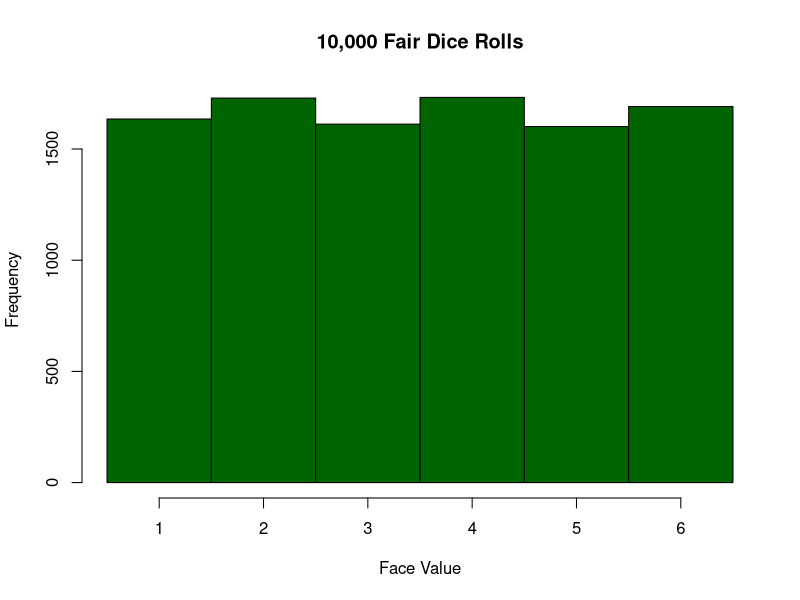
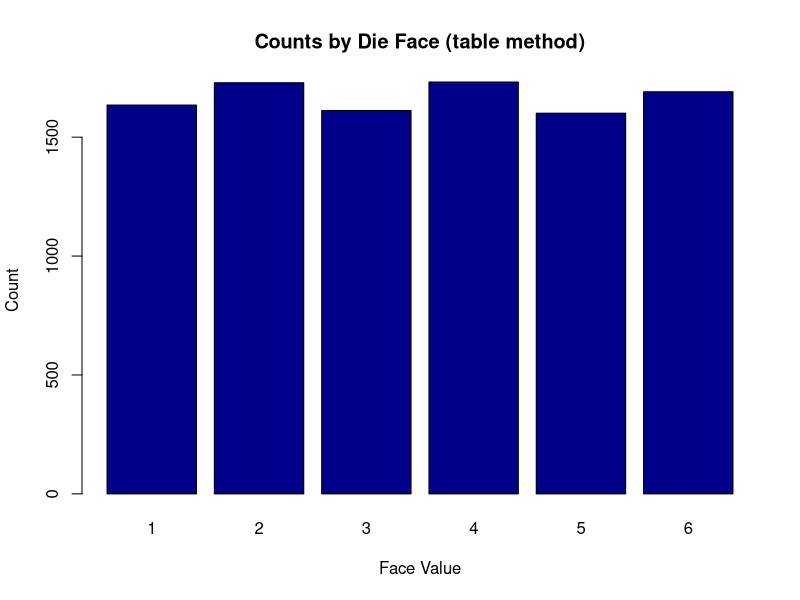
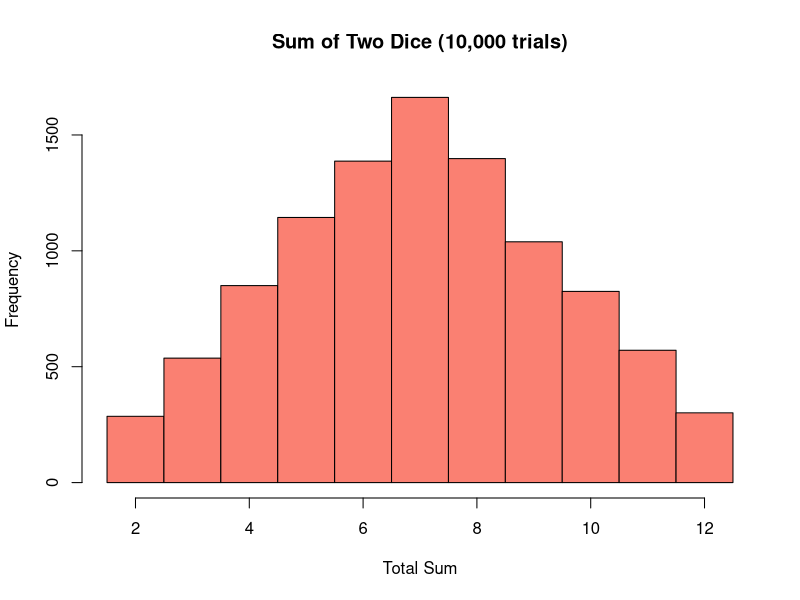
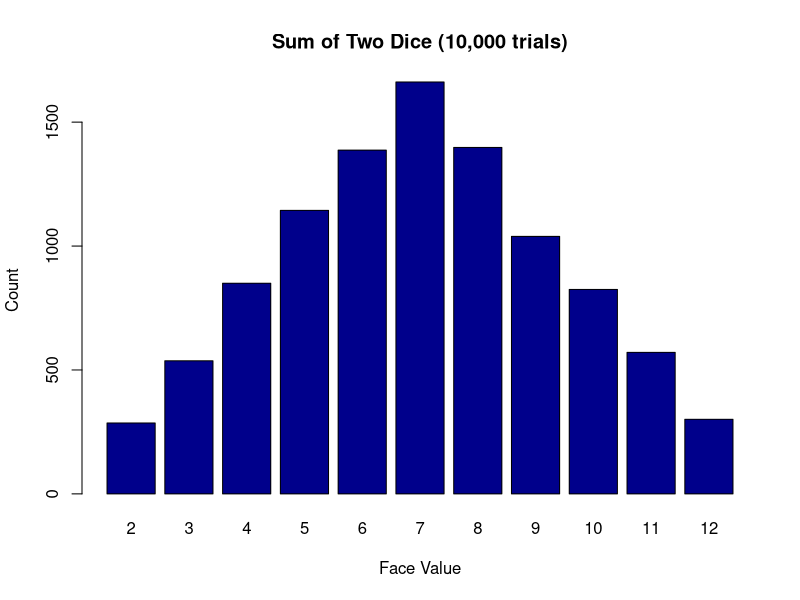
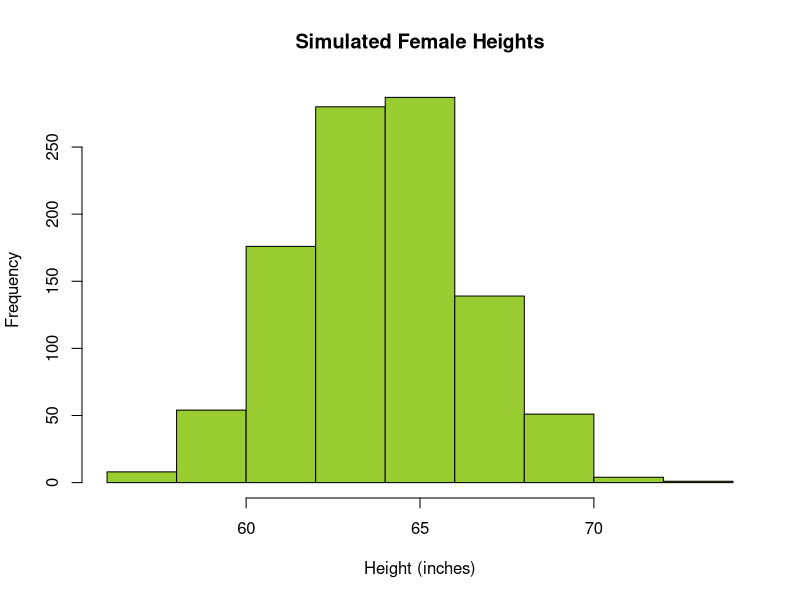
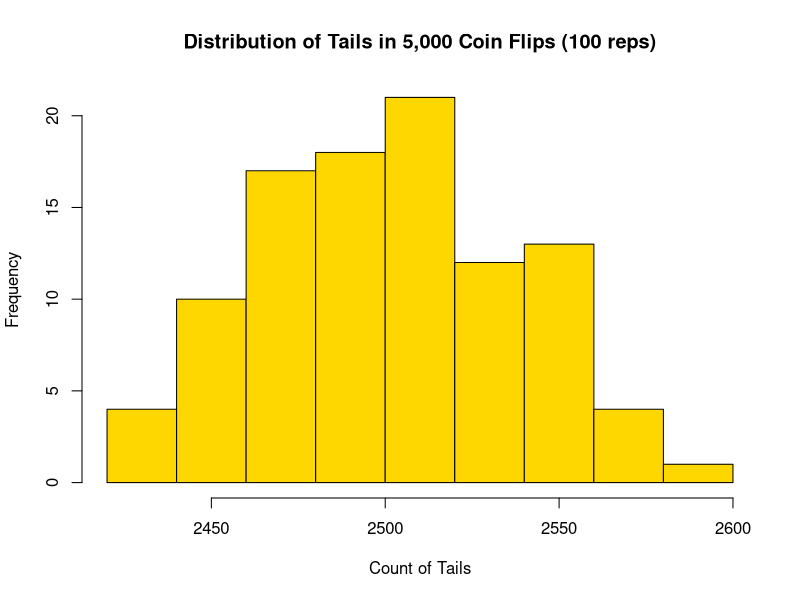
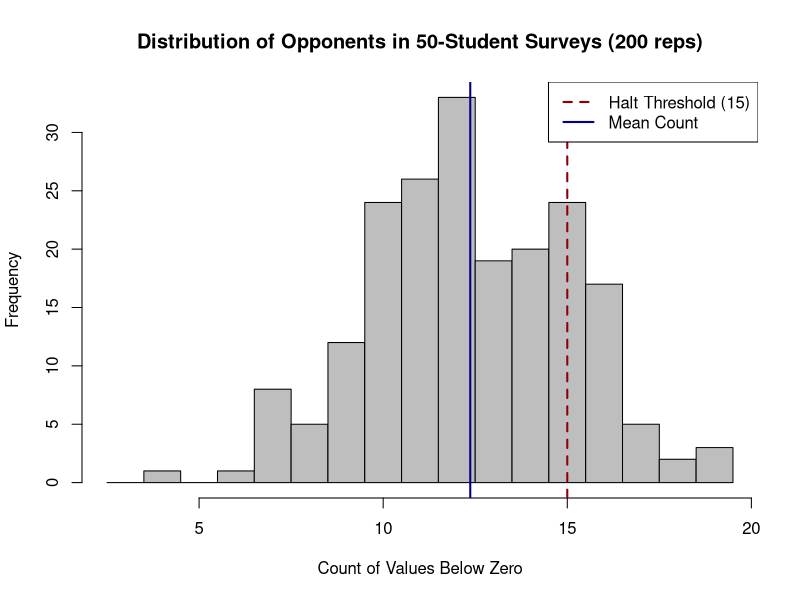
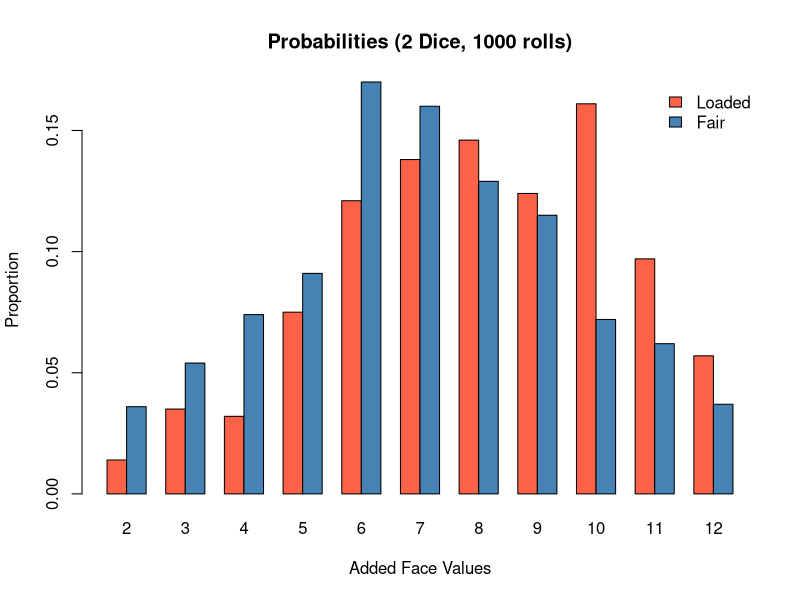

The R script that drew these images, in order:
## ---- chunk 1
set.seed(2025)

coins <- sample(x = 0:1, size = 1000, replace = TRUE)

unique(coins)
length(coins)
typeof(coins)

sum(coins)
## ---- chunk 2
dice <- sample(1:6, 10000, replace = TRUE)

hist(dice,
     breaks = seq(0.5, 6.5, by = 1),
     col = "darkgreen",
     main = "10,000 Fair Dice Rolls",
     xlab = "Face Value")

## ---- chunk 3
barplot(table(dice),
        main = "Counts by Die Face (table method)",
        col = "darkblue",
        xlab = "Face Value",
        ylab = "Count")
## ---- chunk 4
sum_two <- sample(1:6, 10000, TRUE) + sample(1:6, 10000, TRUE)

hist(sum_two,
     breaks = seq(1.5, 12.5, by = 1),
     main = "Sum of Two Dice (10,000 trials)",
     col = "salmon",
     xlab = "Total Sum")
## ---- chunk 5
barplot(table(sum_two),
        main = "Sum of Two Dice (10,000 trials)",
        col = "darkblue",
        xlab = "Face Value",
        ylab = "Count")
## ---- chunk 6
heights <- rnorm(n = 1000, mean = 64, sd = 2.5)

hist(heights, 
     col = "yellowgreen",
     main = "Simulated Female Heights",
     xlab = "Height (inches)")

mean(heights)
sd(heights)
## ---- chunk 7
tails_100 <- replicate(n = 100, expr = sum(sample(0:1, 5000, TRUE)))

summary(tails_100)

hist(tails_100, col = "gold",
     main = "Distribution of Tails in 5,000 Coin Flips (100 reps)",
     xlab = "Count of Tails")
## ---- chunk 8
set.seed(1234)
x <- rnorm(n = 50, mean = 2, sd = 3)

print(x)
## ---- chunk 9
below_zero <- x < 0
below_zero

count <- sum(below_zero)
count
## ---- chunk 10
values_below_zero <- replicate(
  n = 200,
  expr = sum(rnorm(50, mean = 2, sd = 3) < 0)
)

mean(values_below_zero)
sd(values_below_zero)
quantile(values_below_zero, c(.1, .5, .9))
## ---- chunk 11
mean(values_below_zero >= 15)
## ---- chunk 12
risk_halt <- mean(replicate(200, sum(rnorm(50, 2,3) <0)) >= 15)
risk_halt
## ---- chunk 13
threshold <- 15
max_count <- max(values_below_zero)
breaks_int <- seq(2.5, max_count + 0.5, by = 1)

hist(values_below_zero,
     breaks = breaks_int, 
     col = "grey",
     main = "Distribution of Opponents in 50-Student Surveys (200 reps)",
     xlab = "Count of Values Below Zero")

abline(v = threshold, col = "darkred", lwd = 2, lty = 2)
abline(v = mean(values_below_zero), col = "darkblue", lwd = 2, lty = 1)

legend("topright",
       legend = c("Halt Threshold (15)", "Mean Count"),
       col = c("darkred", "darkblue"),
       lty = c(2, 1),
       lwd = 2,
       bg = "white",
       bty = "o")
## ---- chunk 14
rolls <- sample(1:6, 1000, prob = c(.1, .2, 0.2, .05, 0, 0), replace = TRUE)

round(prop.table(table(rolls)), 3)
## ---- chunk 15
set.seed(8000)
biased <- c(.12, .13, .07, .23, .22, .23)
friend_sum <- sample(1:6, size = 1000, replace = TRUE, prob = biased) +
  sample(1:6, size = 1000, replace = TRUE, prob = biased)

fair_sum <- sample(1:6, 1000, TRUE) + sample(1:6, 1000, TRUE)

ploaded <- prop.table(table(friend_sum))
pfair <- prop.table(table(fair_sum))

face_props <- rbind(Bias = ploaded, Fair = pfair)

barplot(face_props,
        beside = TRUE,
        col = c("tomato", "steelblue"),
        main = "Probabilities (2 Dice, 1000 rolls)",
        xlab = "Added Face Values",
        ylab = "Proportion")

legend("topright",
       legend = c("Loaded", "Fair"),
       fill = c("tomato", "steelblue"),
       bty = "n")
